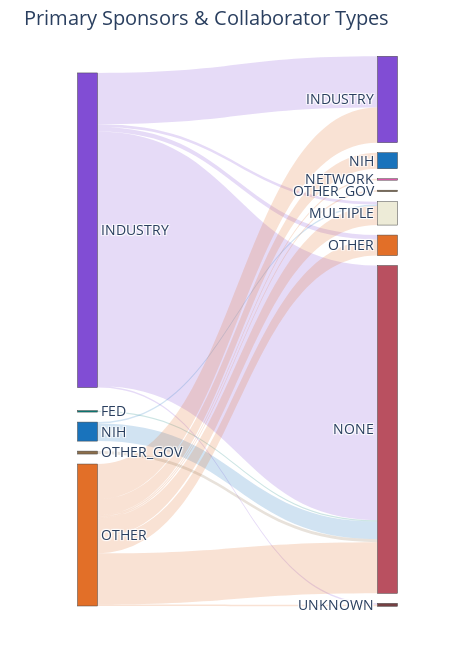

Notebook code for this chart:
### Code cell
%run ./clinicalTrialFunctions.py

## Figure 2A: Locations by state
fig = plotGeographicDistributionbyState(clinical_df[["NCTId", "state_code"]], values=None, average="sum", log_value=None)
fig.show()
#fig.write_image("./dataOutput/figures/Figure2_Locations.pdf")
locations_df = clinical_df.explode(["LocationState"])
print(locations_df.value_counts("LocationState"))

## Supplemental figure S2A: Locations by state normalized to population
state_code_dict = {}
for m, n in zip(clinical_df["LocationState"], clinical_df["state_code"]):
    if m is not None and n is not None and type(m)!=float and type(n)!=float and len(m) == len(n): state_code_dict.update(dict(zip(m,n)))
fig, state_df = plotPerPopulationTrial(locations_df.value_counts("LocationState"), state_code_dict, normalize=10e4)
fig.show() # Normalized to population
fig = plotPopulationvsNumTrialLocations(state_df, min_label=22)
#fig.get_figure().savefig("./dataOutput/figures/FigureS2_TrialsVsStatePopulation.pdf")
print()

## Supplemental figure S2B: Number of clincal trial locations by ADI
# getLocationZipADI() takes some time to run
state_df = getLocationZipADI(clinical_df, states=["CA", "TX", "FL", "NY", "PA"])
clinical_df["ADI_NATRANK"] = clinical_df["NCTId"].map(state_df.groupby("NCTId")["ADI_NATRANK"].apply(list))
clinical_df["ADI_STATERNK"] = clinical_df["NCTId"].map(state_df.groupby("NCTId")["ADI_STATERNK"].apply(list))

fig = plotTrialLocationsPerADI(state_df, rank_type="ADI_NATRANK", height=8)
fig.set_xlabel("National Area Deprivation Index (Percentile)")
#fig.get_figure().savefig("./dataOutput/figures/FigureS2_TrialsVsADINational.pdf")

fig = plotTrialLocationsPerADI(state_df, rank_type="ADI_STATERNK", height=8)
fig.set_xlabel("State Area Deprivation Index (Decile)")
#fig.get_figure().savefig("./dataOutput/figures/FigureS2_TrialsVsADIState.pdf")

## Print average number of locations per trial (completed only)
clinical_df = clinical_df[clinical_df["OverallStatus"] == "Completed"]
#clinical_df = clinical_df[clinical_df["StudyType"] == "Interventional"]
print("Mean, min, max locations per completed trial: %.3f, %d, %d"%(clinical_df["NumberLocations"].mean(), clinical_df["NumberLocations"].min(), clinical_df["NumberLocations"].max()))
print("Studies with no locations: %d\n"%(len(clinical_df[clinical_df["NumberLocations"] == 0])))
print()

## Supplemental figure S2B: Number of locations vs enrollment (completed studies only)
clinical_df["Log10EnrollmentCount"] = np.log10(clinical_df["EnrollmentCount"])
lm = sns.lmplot(data = clinical_df, x = "NumberLocations", y= "Log10EnrollmentCount", height=10, )
ax = lm.axes[0,0]
ax.set_xlabel("Number of trial locations")
ax.set_ylabel("Enrollment (Log10)")   
print("#locations vs enrollment", spearmanr(clinical_df["NumberLocations"], clinical_df["Log10EnrollmentCount"]))

### Figure 1 — Plotly figure (JSON) as saved in the notebook; plotly's stock layout.template omitted (floating-point values rounded to 4 significant figures)
{"data": [{"arrangement": "snap", "link": {"color": ["rgba(0, 124, 119, 0.2)", "rgba(129, 77, 212, 0.2)", "rgba(129, 77, 212, 0.2)", "rgba(129, 77, 212, 0.2)", "rgba(129, 77, 212, 0.2)", "rgba(129, 77, 212, 0.2)", "rgba(25, 115, 188, 0.2)", "rgba(25, 115, 188, 0.2)", "rgba(226, 111, 40, 0.2)", "rgba(226, 111, 40, 0.2)", "rgba(226, 111, 40, 0.2)", "rgba(226, 111, 40, 0.2)", "rgba(226, 111, 40, 0.2)", "rgba(226, 111, 40, 0.2)", "rgba(226, 111, 40, 0.2)", "rgba(226, 111, 40, 0.2)", "rgba(140, 110, 75, 0.2)"], "source": [1, 0, 0, 0, 0, 0, 3, 3, 9, 9, 9, 9, 9, 9, 9, 9, 4], "target": [11, 2, 8, 11, 10, 12, 8, 11, 2, 8, 6, 5, 11, 10, 7, 12, 11], "value": [1, 35, 2, 174, 3, 1, 1, 12, 24, 13, 1, 11, 35, 11, 1, 1, 2]}, "node": {"color": ["rgba(129, 77, 212, 1)", "rgba(0, 124, 119, 1)", "rgba(129, 77, 212, 1)", "rgba(25, 115, 188, 1)", "rgba(140, 110, 75, 1)", "rgba(25, 115, 188, 1)", "rgba(227, 90, 174, 1)", "rgba(140, 110, 75, 1)", "rgba(237, 235, 215, 1)", "rgba(226, 111, 40, 1)", "rgba(226, 111, 40, 1)", "rgba(185, 80, 96, 1)", "rgba(117, 64, 67, 1)"], "label": ["INDUSTRY", "FED", "INDUSTRY", "NIH", "OTHER_GOV", "NIH", "NETWORK", "OTHER_GOV", "MULTIPLE", "OTHER", "OTHER", "NONE", "UNKNOWN"], "pad": 10, "x": [0.1, 0.1, 0.9, 0.1, 0.1, 0.9, 0.9, 0.9, 0.9, 0.1, 0.9, 0.9, 0.9], "y": [0.3277, 0.657, 0.08994, 0.6784, 0.7012, 0.1966, 0.2149, 0.218, 0.2439, 0.8521, 0.2896, 0.6524, 0.997]}, "type": "sankey", "visible": true}], "layout": {"autosize": false, "font": {"size": 14}, "height": 650, "margin": {"b": 50, "l": 50, "pad": 5, "r": 50, "t": 50}, "title": {"text": "Primary Sponsors & Collaborator Types"}, "width": 475}}
